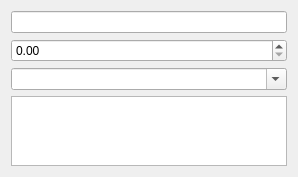
<?xml version="1.0" encoding="UTF-8"?>
<ui version="4.0">
 <class>TestForm</class>
 <widget class="QWidget" name="TestForm">
  <property name="geometry">
   <rect>
    <x>0</x>
    <y>0</y>
    <width>298</width>
    <height>170</height>
   </rect>
  </property>
  <property name="windowTitle">
   <string>TestForm</string>
  </property>
  <layout class="QVBoxLayout" name="verticalLayout">
   <item>
    <widget class="QLineEdit" name="lineEdit"/>
   </item>
   <item>
    <widget class="QDoubleSpinBox" name="doubleSpinBox"/>
   </item>
   <item>
    <widget class="QComboBox" name="comboBox">
     <property name="editable">
      <bool>true</bool>
     </property>
    </widget>
   </item>
   <item>
    <widget class="QTextEdit" name="textEdit"/>
   </item>
  </layout>
 </widget>
 <layoutdefault spacing="6" margin="11"/>
 <resources/>
 <connections/>
</ui>
